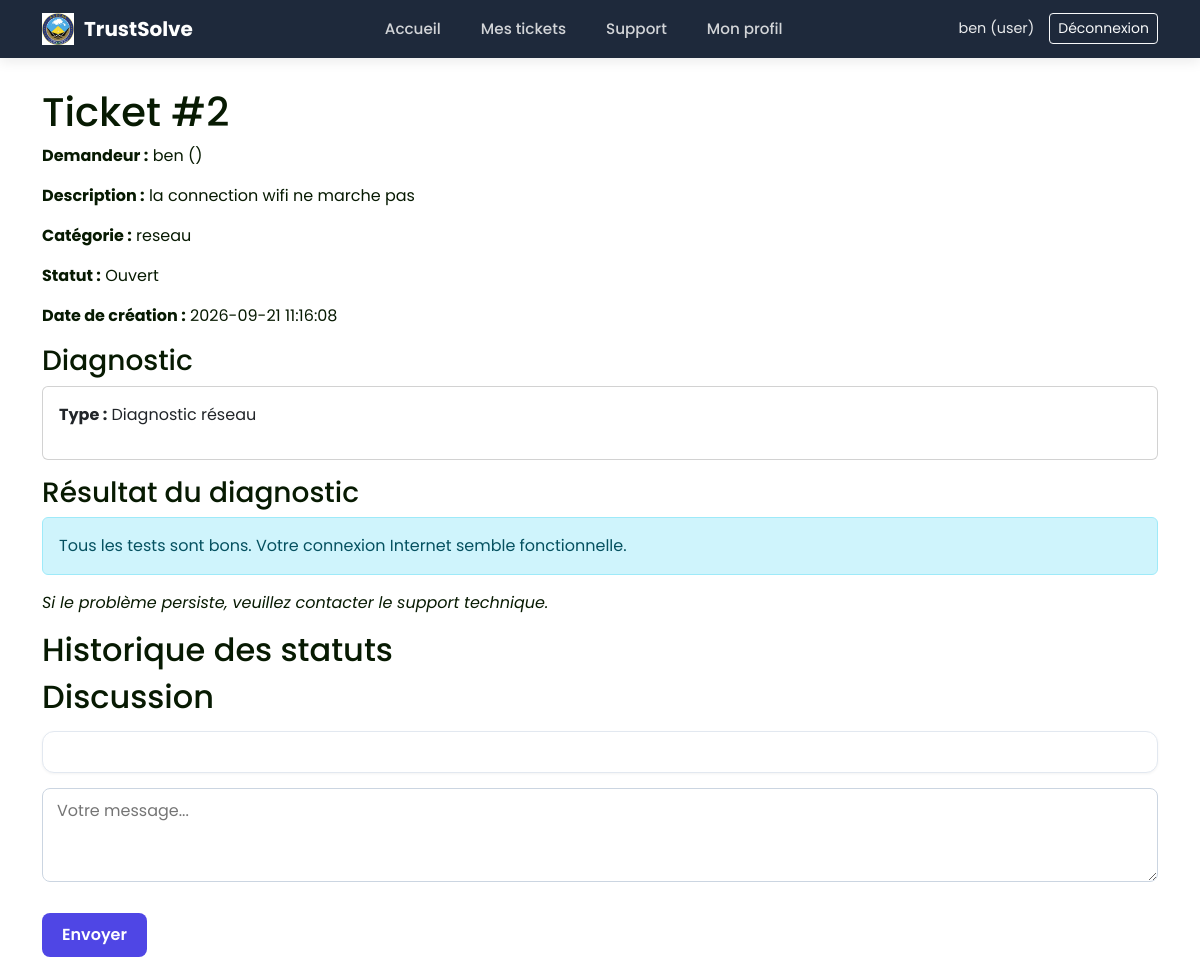
/ticket/2 (signed in), run on the app's committed database.
### tables this page shows
CREATE TABLE tickets (
            id INTEGER PRIMARY KEY AUTOINCREMENT,
            user_id INTEGER NOT NULL,
            user_name TEXT NOT NULL,
            user_sector TEXT NOT NULL,
            description TEXT NOT NULL,
            category TEXT NOT NULL,
            result TEXT NOT NULL,
            status TEXT NOT NULL DEFAULT 'Ouvert',
            created_at TEXT NOT NULL,
            FOREIGN KEY (user_id) REFERENCES users (id)
        );

### app.py (the view)
    def wrapper(*args, **kwargs):
        if 'user_id' not in session:
            return redirect(url_for('login'))
        return f(*args, **kwargs)

### app.py (called while the page is built)
def login_required(f):
    def wrapper(*args, **kwargs):
        if 'user_id' not in session:
            return redirect(url_for('login'))
        return f(*args, **kwargs)
    wrapper.__name__ = f.__name__
    return wrapper

def get_summary(result_text, category):
    lines = result_text.splitlines()
    summary_lines = []
    for line in lines:
        if "Cause probable" in line or "Action corrective" in line or "Tous les tests sont bons" in line or "Diagnostic non disponible" in line:
            summary_lines.append(line)
    if not summary_lines:
        summary_lines = ["Diagnostic effectué. Consultez le détail ci-dessous."]
    return "<br>".join(summary_lines)

### database.py (called while the page is built)
def get_messages(ticket_id):
    conn = sqlite3.connect(DB_NAME)
    c = conn.cursor()
    c.execute('''
        SELECT messages.sender_id, messages.sender_role, messages.message, messages.created_at, users.full_name
        FROM messages
        JOIN users ON messages.sender_id = users.id
        WHERE messages.ticket_id = ?
        ORDER BY messages.id ASC
    ''', (ticket_id,))
    messages = c.fetchall()
    conn.close()
    return messages

def get_status_history(ticket_id):
    conn = sqlite3.connect(DB_NAME)
    c = conn.cursor()
    c.execute('''
        SELECT status_history.old_status, status_history.new_status, status_history.changed_at, users.full_name
        FROM status_history
        JOIN users ON status_history.changed_by = users.id
        WHERE status_history.ticket_id = ?
        ORDER BY status_history.id ASC
    ''', (ticket_id,))
    history = c.fetchall()
    conn.close()
    return history

def get_ticket(ticket_id):
    conn = sqlite3.connect(DB_NAME)
    c = conn.cursor()
    c.execute('SELECT id, user_id, user_name, user_sector, description, category, result, status, created_at FROM tickets WHERE id = ?', (ticket_id,))
    ticket = c.fetchone()
    conn.close()
    return ticket

### templates/ticket_detail.html (shortened to what this page needs)
{% extends "base.html" %}
{% block content %}
    <h1>Ticket #{{ ticket[0] }}</h1>
    <p><strong>Demandeur :</strong> {{ ticket[2] }} ({{ ticket[3] }})</p>
    <p><strong>Description :</strong> {{ ticket[4] }}</p>
    <p><strong>Catégorie :</strong> {{ ticket[5] }}</p>
    <p><strong>Statut :</strong> {{ ticket[7] }}</p>
    <p><strong>Date de création :</strong> {{ ticket[8] }}</p>
    <h3>Diagnostic</h3>
    <div class="card mb-3">
        <div class="card-body">
            <p><strong>Type :</strong> {{ category_label }}</p>
        </div>
    </div>
    <h3>Résultat du diagnostic</h3>
    {% if session['role'] == 'tech' %}
        <pre>{{ ticket[6] }}</pre>
    {% else %}
        <div class="alert alert-info">
            {{ summary|safe }}
        </div>
        <p><em>Si le problème persiste, veuillez contacter le support technique.</em></p>
    {% endif %}
    <h2>Historique des statuts</h2>
    <h2>Discussion</h2>
    <div class="message-box">
    </div>
    <form action="/ticket/{{ ticket[0] }}/message" method="post">
        <textarea name="message" rows="3" cols="50" placeholder="Votre message..." required></textarea><br><br>
        <input type="submit" value="Envoyer">
    </form>
{% endblock %}

### templates/base.html (shortened to what this page needs)
<!DOCTYPE html>
<html lang="fr">
<head>
    <link rel="stylesheet" href="{{ url_for('static', filename='dashboard.css') }}">
    <link rel="stylesheet" href="https://cdn.jsdelivr.net/npm/bootstrap@5.3.0/dist/css/bootstrap.min.css">
    <link rel="stylesheet" href="{{ url_for('static', filename='auth.css') }}">
</head>
<body>
    {% if session.get('user_id') %}
    <nav class="navbar">
        <div class="navbar-container container">
            <a class="navbar-brand" href="
                {% if session['role'] == 'admin' %}/admin
                {% elif session['role'] == 'tech' %}/technicien
                {% else %}/{% endif %}
            ">
                <img src="../static/image/asecna.png" alt="asecna" class="navbar-logo">
                <span>TrustSolve</span>
            </a>
            <ul class="navbar-nav">
                {% if session['role'] == 'admin' %}
                <li class="nav-item"><a href="/admin" class="nav-link">Tableau de bord</a></li>
                <li class="nav-item"><a href="/admin/codes" class="nav-link">Codes d'invitation</a></li>
                <li class="nav-item"><a href="/admin/utilisateurs" class="nav-link">Utilisateurs</a></li>
                <li class="nav-item"><a href="/admin/contacts" class="nav-link">Contacts support</a></li>
                <li class="nav-item"><a href="/admin/matricules" class="nav-link">Matricules</a></li>
                {% elif session['role'] == 'tech' %}
                <li class="nav-item"><a href="/technicien" class="nav-link">Tickets</a></li>
                <li class="nav-item"><a href="/tech/diagnostics" class="nav-link">Tests diagnostic</a></li>
                <li class="nav-item"><a href="/support" class="nav-link">Support</a></li>
                {% else %}
                <li class="nav-item"><a href="/" class="nav-link">Accueil</a></li>
                <li class="nav-item"><a href="/mes_tickets" class="nav-link">Mes tickets</a></li>
                <li class="nav-item"><a href="/support" class="nav-link">Support</a></li>
                <li class="nav-item"><a href="/profil" class="nav-link">Mon profil</a></li>
                {% endif %}
            </ul>
            <div class="navbar-user">
                <span class="navbar-text">{{ session['full_name'] }} ({{ session['role'] }})</span>
                <a href="/logout" class="btn btn-outline-light btn-sm">Déconnexion</a>
            </div>
        </div>
    </nav>
    {% endif %}
    <div class="container">
        {% block content %}{% endblock %}
    </div>
</body>
</html>

### static/dashboard.css (style rules this page uses)
body:not(:has(.auth-wrapper)) { font-family: 'Inter', sans-serif; background-color: #f8fafc; color: #071a02; }
.navbar { background-color: #1e293b !important; box-shadow: 0 4px 12px rgba(0, 0, 0, 0.08); padding: 12px 0; margin-bottom: 30px; }
.navbar .container, .navbar-container { display: flex !important; align-items: center !important; justify-content: space-between !important; width: 100%; }
.navbar-brand { display: flex !important; align-items: center !important; gap: 10px; text-decoration: none; font-weight: 700; color: #ffffff !important; margin-right: 20px; }
.navbar-logo { height: 32px; width: auto; object-fit: contain; }
.navbar-nav { display: flex !important; flex-direction: row !important; align-items: center !important; list-style: none !important; margin: 0 !important; padding: 0 !important; gap: 20px !important; }
.navbar-nav .nav-item { margin: 0 !important; }
.navbar-nav .nav-link { color: rgba(255, 255, 255, 0.8) !important; text-decoration: none !important; font-weight: 500; font-size: 0.95rem; padding: 6px 10px !important; transition: color 0.2s ease; }
.navbar-user { display: flex !important; align-items: center !important; gap: 15px; }
.navbar-text { color: rgba(255, 255, 255, 0.9) !important; font-size: 0.9rem; }
input[type="text"], textarea, select { width: 100%; padding: 10px 14px; border: 1px solid #cbd5e1; border-radius: 8px; font-size: 0.95rem; margin-top: 6px; background-color: #ffffff; }
input[type="submit"] { background-color: #4f46e5; color: white; border: none; padding: 10px 20px; border-radius: 8px; font-weight: 600; cursor: pointer; transition: background-color 0.2s; }
.message-box { background: #ffffff; border: 1px solid #e2e8f0; border-radius: 12px; padding: 20px; margin: 15px 0; box-shadow: 0 1px 3px rgba(0, 0, 0, 0.05); }

### static/auth.css (style rules this page uses)
body { font-family: 'Poppins', sans-serif !important; min-height: 100vh; margin: 0; background: url('/static/image/AIGE.png') no-repeat center center/cover fixed !important; }

### data on the page
tickets: full_name "ben", id "2", user_name "ben", description "la connection wifi ne marche pas", category "reseau", status "Ouvert", created_at "2026-09-21 11:16:08"

### other printed values
{{ session['role'] }} "user"
{{ category_label }} "Diagnostic réseau"
{{ summary|safe }} "Tous les tests sont bons. Votre connexion Internet semble fonctionnelle."
